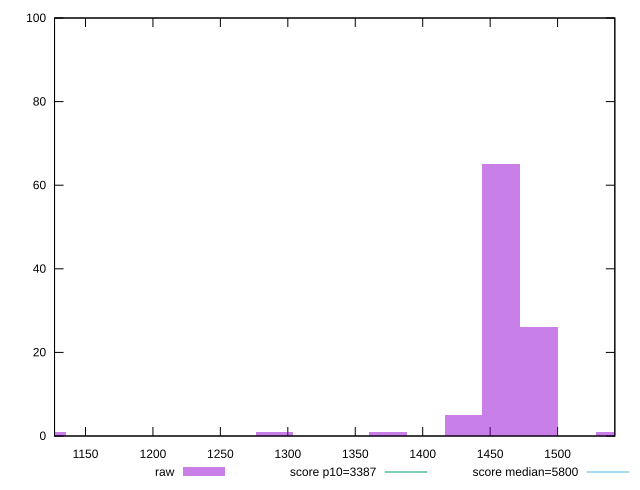

Write gnuplot code to recreate this figure.
reset

$raw <<EOF
1486.3915487720242 26
1458.3464252102879 65
1430.3013016485515 5
1121.8049424694523 1
1542.4817958954968 1
1374.211054525079 1
1290.07568383987 1
EOF

set key outside below
set boxwidth 28.045123561736304
set xrange [1127.04926036583:1542.4296803188322]
set yrange [0:100]
set trange [0:100]
set style fill transparent solid 0.5 noborder

set parametric
set terminal svg size 640, 490 enhanced background rgb 'white'
set output "reports/report_00031_2021-02-24T23-18-18.084Z/speed-index/samples/agenda/raw/histogram.svg"

plot $raw title "raw" with boxes, \
     3387,t title "score p10=3387", \
     5800,t title "score median=5800"

reset
